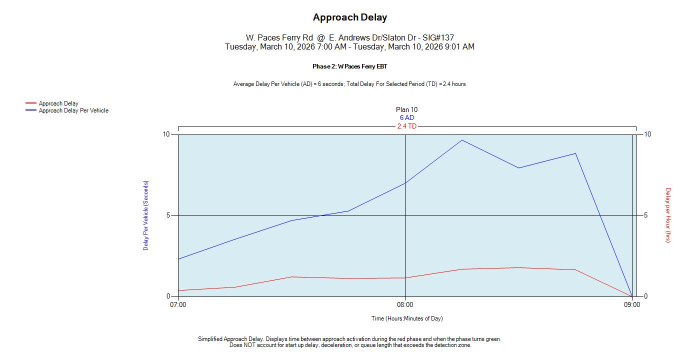
#> input picture atsc/probe_2026-11-20/ApproachDelay_0.jpg, 1400 x 720 px (shown at 1/2 size)
$ python -i atspm_charts.py   (imports and definitions only)
#> lines starting #> are read from the running program, lines starting #| are printed output that depends on the picture
"""Exact summary numbers printed on GDOT ATSPM charts, read by OCR, per requested window.

The portal returns chart images only, but several charts print exact per-phase / per-plan statistics as text
(probe 2026-11-20, atsc/probe_2026-11-20/README.md). Requesting short windows (e.g. 15 or 60 min) gives exact
numbers per window. One chart image = one phase (or approach).

    uv run python tools/atspm_charts.py 137 SplitFail --date 2026-03-10 --hours 6-21 --window 60
    uv run python tools/atspm_charts.py 137 PedDelay ApproachDelay PCD WaitTime --date 2026-03-10 2026-03-11
    uv run python tools/atspm_charts.py 137 --reread            # re-OCR every cached chart, rebuild the CSVs

Cache:  intersections/<id>/atspm/<metric>/<YYYYmmdd_HHMM>_<W>m/   payload.json, chart_<k>.jpg
Output: intersections/<id>/atspm/<metric>.csv   one row per chart (= phase/approach) per window:
        date, start, minutes, phase, title, n_plans, <metric fields>, ocr_ok
A field is left blank when OCR could not read it; ocr_ok = 1 only when every expected field was read.
Rounding is the portal's (e.g. Approach Delay prints whole seconds, PCD whole percent).
"""
import argparse
import csv
import datetime as dt
import json
import re
import sys
import time
import urllib.request
from pathlib import Path

import numpy as np
from PIL import Image

sys.path.insert(0, str(Path(__file__).resolve().parent))
from paths import sig_dir  # noqa: E402

BASE = "https://traffic.dot.ga.gov/ATSPM/DefaultCharts"
UA = "Mozilla/5.0 (research data pull; ATSPM timing)"
HEADERS = {"Content-Type": "application/json; charset=utf-8", "X-Requested-With": "XMLHttpRequest", "User-Agent": UA}
PAUSE_S = 5                     # be polite: one request at a time

# metric -> (MetricTypeID, endpoint, extra payload, fields: name -> regex (first group = value))
NUM = r"(\d+(?:\.\d+)?)"
METRICS = {
    "SplitFail": (12, "GetSplitFailMetric",
                  {"FirstSecondsOfRed": "5", "ShowFailLines": True, "ShowAvgLines": True, "ShowPercentFailLines": True},
                  {"split_failures": (r"Total Split Failures\s*=\s*" + NUM, r"(?<![\d.%])" + NUM + r"SF\b")}),
    "ApproachDelay": (8, "GetApproachDelayMetric",
                      {"SelectedBinSize": "15", "ShowPlanStatistics": True, "ShowTotalDelayPerHour": True,
                       "ShowDelayPerVehicle": True},
                      # summary line first; the plan stripe ("4AD", "0.8TD") as fallback when OCR misses the line
                      {"delay_per_veh_s": (r"\(AD\)\s*=\s*" + NUM + r"\s*sec", r"(?<![\d.])" + NUM + r"AD\b"),
                       "total_delay_h": (r"\(TD\)\s*=\s*" + NUM + r"\s*hour", r"(?<![\d.])" + NUM + r"TD\b")}),
    "PCD": (6, "GetPCDMetric",
            {"SelectedBinSize": "15", "SelectedDotSize": "1", "SelectedLineSize": "1", "ShowPlanStatistics": True,
             "ShowVolumes": True},
            {"aog_pct": r"AoG\s*=\s*" + NUM + r"\s*%", "gt_pct": NUM + r"\s*%\s*GT", "platoon_ratio": NUM + r"\s*PR"}),
    "WaitTime": (32, "GetWaitTimeMetric", {"ShowPlanStripes": True},
                 {"avg_wait_s": r"Avg\s*W[a-z]{1,4}:?\s*" + NUM,          # OCR misreads "Wait" (Wsit, Ws)
                  "max_wait_s": r"M[a-z]{1,2}\s*W[a-z]{0,4}:?\s*" + NUM}),
    "PedDelay": (3, "GetPedDelayMetric",
                 {"TimeBuffer": "15", "ShowPedBeginWalk": True, "ShowCycleLength": True, "ShowPercentDelay": True,
                  "ShowPedRecall": True, "PedRecallThreshold": "75"},
                 {"ped_presses": r"\(PP\)\s*=\s*" + NUM, "cycles_with_requests": r"\(CPR\)\s*=\s*" + NUM,
                  "buffered_presses": r"\(TBP\)\s*=\s*" + NUM, "min_delay_s": r"Min\s*Delay\s*=\s*" + NUM,
                  "max_delay_s": r"Max\s*Delay\s*=\s*" + NUM, "avg_delay_s": r"Average\s*Delay\s*\(AD\)\s*=\s*" + NUM,
                  "avg_cycle_s": r"CL:\s*" + NUM}),                   # "avg" often misread (?g, svg)
}
HEADER_BOX = (0, 110, 1400, 285)     # title block + summary line + plan stripes, above the plot (1400 x 720 charts)
SCALE = 3
_ocr = None


def ocr():
    global _ocr
    if _ocr is None:
        from rapidocr_onnxruntime import RapidOCR
        _ocr = RapidOCR()
    return _ocr


# ---------------------------------------------------------------- fetch
def fmt(t):
    return t.strftime("%m/%d/%Y %I:%M %p")


# [31 lines left out: function fetch, not called in this run]


# ---------------------------------------------------------------- read
def header_text(path):
    """OCR the header block; returns the text lines top to bottom (boxes on one row joined left to right)."""
    im = Image.open(path).convert("RGB")
#> im is the input picture: PIL image 1400x720 RGB; mean R, G, B 239.5, 245.1, 247.3
    x0, y0, x1, y1 = HEADER_BOX
    x1, y1 = min(x1, im.width), min(y1, im.height)
#> x1 = 1400; y1 = 285
    big = im.crop((x0, y0, x1, y1)).resize(((x1 - x0) * SCALE, (y1 - y0) * SCALE), Image.LANCZOS)
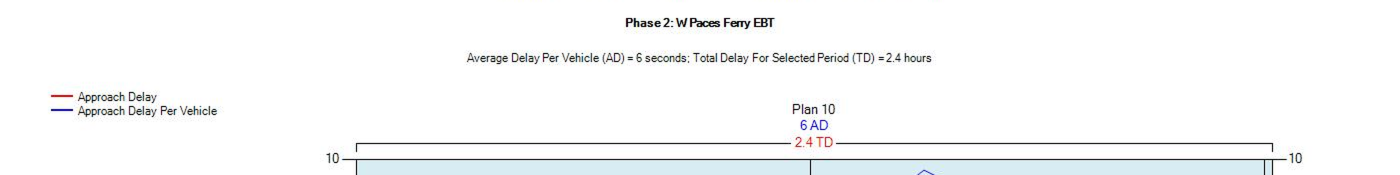
#> big: PIL image 4200x525 RGB (shown at 1/3 size); mean R, G, B 247.7, 248.7, 249.1
    res, _ = ocr()(np.asarray(big))
    boxes = sorted(((min(p[1] for p in b), min(p[0] for p in b), t) for b, t, _c in res or []))
    lines, cur, cur_y = [], [], None
    for y, x, t in boxes:
        if cur_y is not None and abs(y - cur_y) > 6 * SCALE:
            lines.append(" ".join(s for _, s in sorted(cur)))
            cur = []
        cur_y = y if not cur else cur_y
        cur.append((x, t))
    if cur:
        lines.append(" ".join(s for _, s in sorted(cur)))
    return lines


PARSER_V = 4                    # bump when parsing changes: cached results are re-parsed from their stored OCR text


# [14 lines left out: function read_chart_cached, not called in this run]


def read_chart(path, metric):
    return parse_text(" | ".join(header_text(path)), metric)


# [101 lines left out: functions parse_text, plan_windows, windows, rebuild_csv, main, not called in this run]


# [2 lines not run here, left out]

#> (the run stopped early here; a loop or call above may not have finished)
